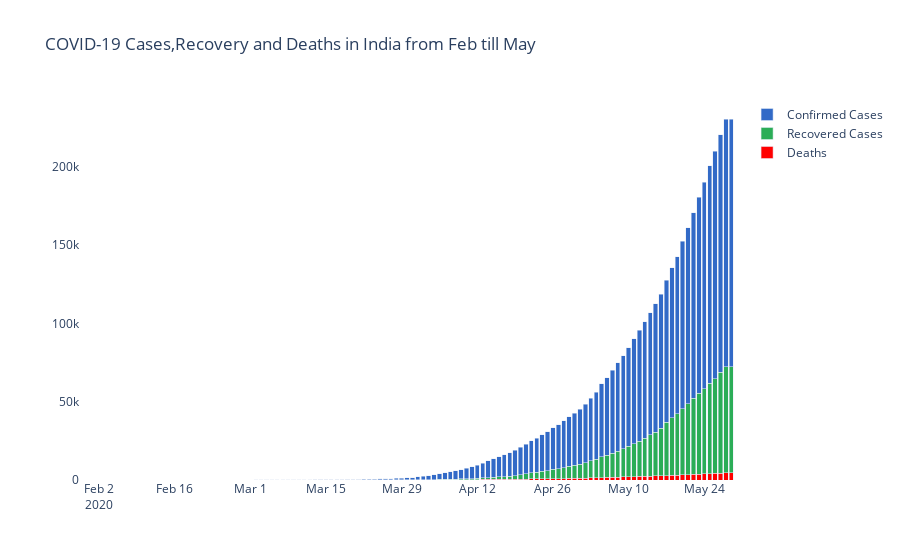

Notebook cell for this chart:
### Code cell
fig = go.Figure(data=[
go.Bar(name='Deaths', x=temp['Date'], y=temp['Deaths'],marker_color='#ff0000'),
go.Bar(name='Recovered Cases', x=temp['Date'], y=temp['Cured'],marker_color='#2bad57'),
go.Bar(name='Confirmed Cases', x=temp['Date'], y=temp['Confirmed'],marker_color='#326ac7')])
fig.update_layout(barmode='stack')
fig.update_traces(textposition='inside')
fig.update_layout(uniformtext_minsize=8, uniformtext_mode='hide')
fig.update_layout(title_text='COVID-19 Cases,Recovery and Deaths in India from Feb till May',
                  plot_bgcolor='rgb(275, 270, 273)')
fig.show()
